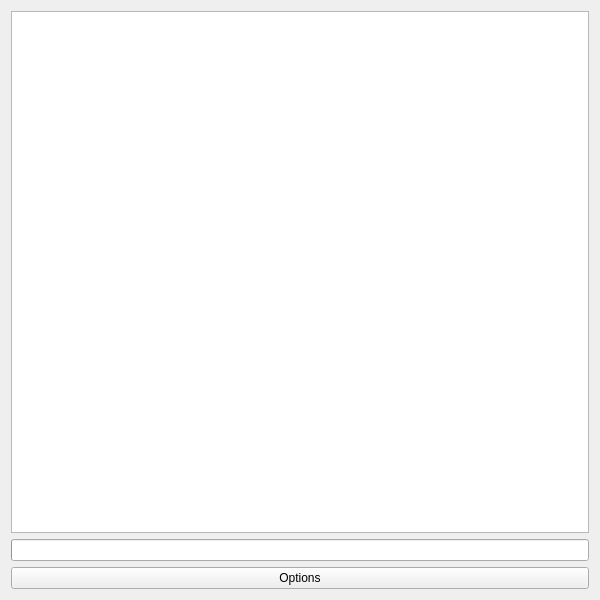
<?xml version="1.0" encoding="UTF-8"?>
<ui version="4.0">
 <class>MainWindow</class>
 <widget class="QMainWindow" name="MainWindow">
  <property name="geometry">
   <rect>
    <x>0</x>
    <y>0</y>
    <width>600</width>
    <height>600</height>
   </rect>
  </property>
  <property name="minimumSize">
   <size>
    <width>300</width>
    <height>300</height>
   </size>
  </property>
  <property name="windowTitle">
   <string>MainWindow</string>
  </property>
  <widget class="QWidget" name="centralWidget">
   <layout class="QVBoxLayout" name="verticalLayout_2">
    <item>
     <widget class="DropPanel" name="textEdit"/>
    </item>
    <item>
     <widget class="QProgressBar" name="progressBar">
      <property name="maximum">
       <number>1</number>
      </property>
      <property name="value">
       <number>0</number>
      </property>
      <property name="textVisible">
       <bool>false</bool>
      </property>
     </widget>
    </item>
    <item>
     <widget class="QPushButton" name="optionsButton">
      <property name="text">
       <string>Options</string>
      </property>
     </widget>
    </item>
   </layout>
  </widget>
 </widget>
 <layoutdefault spacing="6" margin="11"/>
 <customwidgets>
  <customwidget>
   <class>DropPanel</class>
   <extends>QTextEdit</extends>
   <header>droppanel.h</header>
  </customwidget>
 </customwidgets>
 <resources/>
 <connections/>
</ui>
